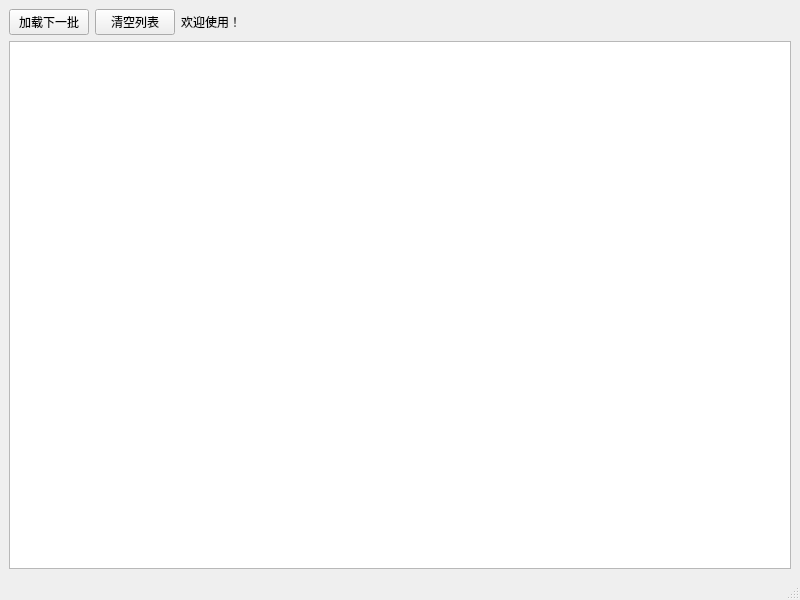
<?xml version="1.0" encoding="UTF-8"?>
<ui version="4.0">
 <class>MainWindow</class>
 <widget class="QMainWindow" name="MainWindow">
  <property name="geometry">
   <rect>
    <x>0</x>
    <y>0</y>
    <width>800</width>
    <height>600</height>
   </rect>
  </property>
  <property name="windowTitle">
   <string>PyQt图片抓取演示程序</string>
  </property>
  <widget class="QWidget" name="centralwidget">
   <layout class="QGridLayout" name="gridLayout">
    <item row="0" column="0">
     <layout class="QVBoxLayout" name="verticalLayout">
      <item>
       <layout class="QHBoxLayout" name="horizontalLayout">
        <item>
         <widget class="QPushButton" name="btnLoadNextBatch">
          <property name="sizePolicy">
           <sizepolicy hsizetype="Fixed" vsizetype="Fixed">
            <horstretch>0</horstretch>
            <verstretch>0</verstretch>
           </sizepolicy>
          </property>
          <property name="text">
           <string>加载下一批</string>
          </property>
         </widget>
        </item>
        <item>
         <widget class="QPushButton" name="btnClearList">
          <property name="sizePolicy">
           <sizepolicy hsizetype="Fixed" vsizetype="Fixed">
            <horstretch>0</horstretch>
            <verstretch>0</verstretch>
           </sizepolicy>
          </property>
          <property name="text">
           <string>清空列表</string>
          </property>
         </widget>
        </item>
        <item>
         <widget class="QLabel" name="lbHint">
          <property name="text">
           <string>欢迎使用！</string>
          </property>
         </widget>
        </item>
       </layout>
      </item>
      <item>
       <widget class="QListWidget" name="lwPicsList">
        <property name="iconSize">
         <size>
          <width>180</width>
          <height>180</height>
         </size>
        </property>
        <property name="resizeMode">
         <enum>QListView::Adjust</enum>
        </property>
        <property name="gridSize">
         <size>
          <width>190</width>
          <height>190</height>
         </size>
        </property>
        <property name="viewMode">
         <enum>QListView::IconMode</enum>
        </property>
       </widget>
      </item>
     </layout>
    </item>
   </layout>
  </widget>
  <widget class="QMenuBar" name="menubar">
   <property name="geometry">
    <rect>
     <x>0</x>
     <y>0</y>
     <width>800</width>
     <height>23</height>
    </rect>
   </property>
  </widget>
  <widget class="QStatusBar" name="statusbar"/>
 </widget>
 <resources/>
 <connections/>
</ui>
